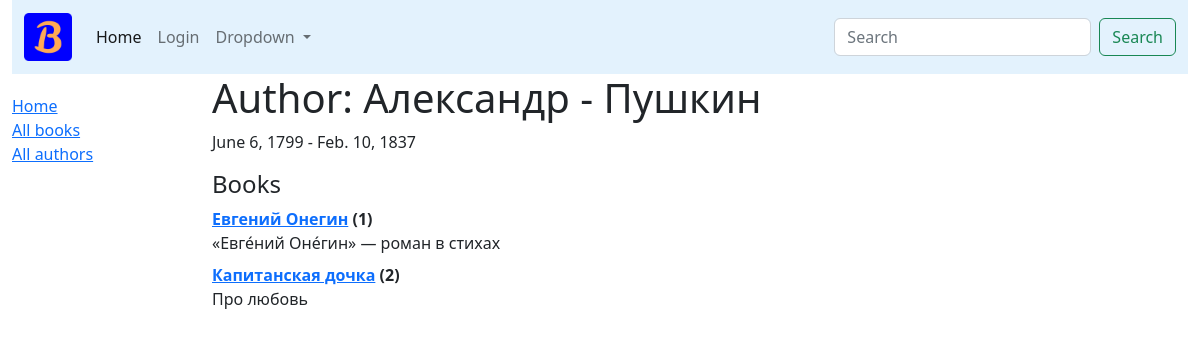
/author/1/, run on an earlier commit of the app's database.
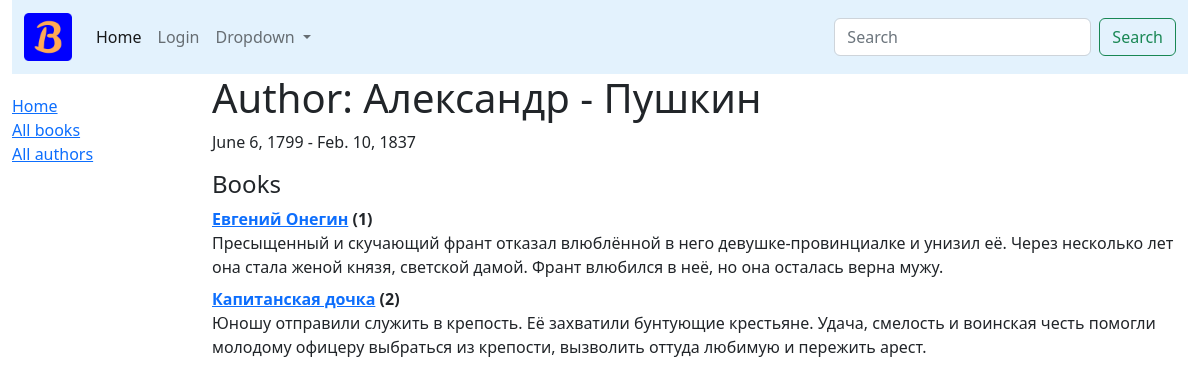
And on a later commit of the database.
### catalogue/models.py (models this page shows, shortened)
class Book(models.Model):
    title = models.CharField(max_length=100)
    author = models.ForeignKey('Author', on_delete=models.SET_NULL, null=True)
    summary = models.TextField(max_length=250, help_text='Brief Description')
    isbn = models.CharField('ISBN', max_length=13, help_text='13 characters long')
    genre = models.ManyToManyField(Genre, help_text='select a Genre')
    language = models.ForeignKey('Language', on_delete=models.SET_NULL, null=True)
    class Meta:
        ordering = ['title']
    def __str__(self):
        return self.title
    def display_genre(self):
        return ', '.join([genre.name for genre in self.genre.all()[:3]])
    display_genre.short_description = 'Genre'

### catalogue/views.py (the view)
# urls.py: path('author/<int:pk>/', views.AuthorDetailView.as_view(), name='author-detail'),
class AuthorDetailView(DetailView):
    model = Author

### catalogue/models.py (called while the page is built)
    def __str__(self):
        return f'{self.first_name} - {self.last_name}'

### templates/catalogue/author_detail.html (shortened to what this page needs)
{% extends '_base.html' %}
{% block content %}
<h1>Author: {{ author }}</h1>
<p>{{ author.date_of_birth }} - {% if author.date_of_death %}
                                    {{ author.date_of_death }}
                                {% endif %}
</p>
<div class="mx-20, mt-20">
    <h4>Books</h4>
    <dl>
        {% for book in author.book_set.all %}
            <dt>
                <a href="{% url 'catalogue:book-detail' book.pk %}">{{ book }}</a> ({{ book.instance.count }})
                <dd>{{ book.summary }}</dd>
            </dt>
        {% endfor %}
    </dl>
</div>
{% endblock content %}

What changed in the data, as far as the page shows it:
changed Book "Евгений Онегин": summary "«Евге́ний Оне́гин» — роман в стихах" → "Пресыщенный и скучающий франт отказал влюблённой в него девушке-провинциалке и унизил её. Через несколько лет она стала женой князя, светской дамой. Франт влюбился в неё, но она осталась верна мужу."
changed Book "Капитанская дочка": summary "Про любовь" → "Юношу отправили служить в крепость. Её захватили бунтующие крестьяне. Удача, смелость и воинская честь помогли молодому офицеру выбраться из крепости, вызволить оттуда любимую и пережить арест."
